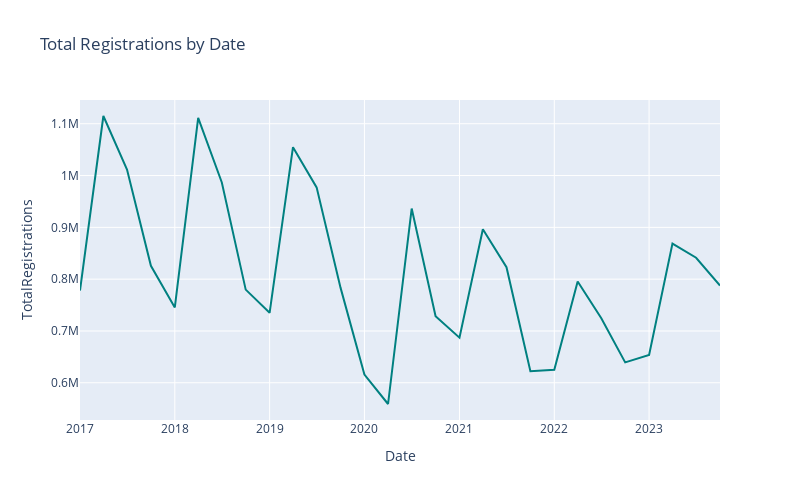

The code cell stored with this chart in its notebook:
### Code cell
# Group the data by Date and sum the Registrations column
df_date_sum = selected_df.groupby("Date").agg(sum("Registrations").alias("TotalRegistrations"))

df_date_sum = df_date_sum.orderBy("Date")

# Convert the Spark DataFrame to a Pandas DataFrame
df_date_sum_pd = df_date_sum.toPandas()

# Create a line chart using Plotly
fig = px.line(df_date_sum_pd, x='Date', y='TotalRegistrations', title='Total Registrations by Date', color_discrete_sequence=['teal'], width=800, height=500)

# Display the line chart
fig.show()

### Figure 1 — Plotly figure (JSON) as saved in the notebook; plotly's stock layout.template omitted (floating-point values rounded to 4 significant figures)
{"data": [{"hovertemplate": "Date=%{x}<br>TotalRegistrations=%{y}<extra></extra>", "legendgroup": "", "line": {"color": "teal", "dash": "solid"}, "marker": {"symbol": "circle"}, "mode": "lines", "name": "", "orientation": "v", "showlegend": false, "type": "scatter", "x": ["2017-01-01T00:00:00", "2017-04-01T00:00:00", "2017-07-01T00:00:00", "2017-10-01T00:00:00", "2018-01-01T00:00:00", "2018-04-01T00:00:00", "2018-07-01T00:00:00", "2018-10-01T00:00:00", "2019-01-01T00:00:00", "2019-04-01T00:00:00", "2019-07-01T00:00:00", "2019-10-01T00:00:00", "2020-01-01T00:00:00", "2020-04-01T00:00:00", "2020-07-01T00:00:00", "2020-10-01T00:00:00", "2021-01-01T00:00:00", "2021-04-01T00:00:00", "2021-07-01T00:00:00", "2021-10-01T00:00:00", "2022-01-01T00:00:00", "2022-04-01T00:00:00", "2022-07-01T00:00:00", "2022-10-01T00:00:00", "2023-01-01T00:00:00", "2023-04-01T00:00:00", "2023-07-01T00:00:00", "2023-10-01T00:00:00"], "xaxis": "x", "y": [777943, 1114943, 1011520, 825863, 745479, 1111485, 986747, 779856, 735114, 1054804, 977138, 783674, 615981, 559051, 936238, 728283, 687134, 896288, 823012, 622162, 625300, 795583, 724559, 639414, 653898, 868627, 841333, 787715], "yaxis": "y"}], "layout": {"height": 500, "legend": {"tracegroupgap": 0}, "title": {"text": "Total Registrations by Date"}, "width": 800, "xaxis": {"anchor": "y", "domain": [0, 1], "title": {"text": "Date"}}, "yaxis": {"anchor": "x", "domain": [0, 1], "title": {"text": "TotalRegistrations"}}}}
